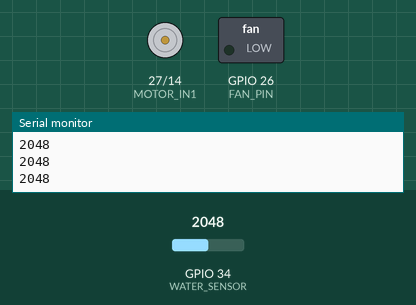
The sketch below on a simulated ESP32. Parts: motor-driver pin pairs drawn as motors (green arrow = first pin HIGH = forward, orange = second pin HIGH = backward, longer = more drive), switched loads named in the sketch (green lamp = pin HIGH), the last lines printed to the serial monitor. The inputs (shaded band) are chosen by the test bench; at power-on: GPIO 34 (WATER_SENSOR) = 2048. WiFi joins after 1.5 s; servers stay silent unless stated.

Above: at 2.7 s.
2.8 s: GPIO 34 (WATER_SENSOR) set to 1929
At 3.5 s:
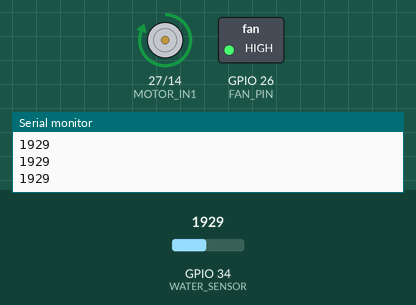
4.4 s: GPIO 34 (WATER_SENSOR) set to 2040
At 5.7 s:
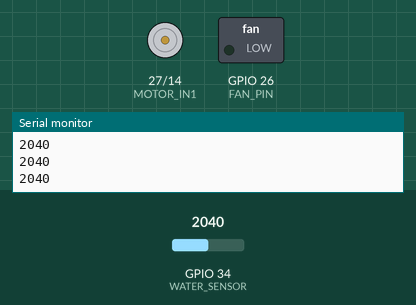
6.0 s: GPIO 34 (WATER_SENSOR) set to 1960
At 7.2 s:
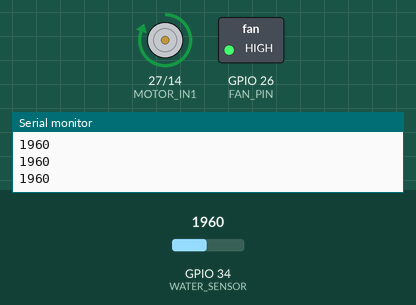
Timing chart, 0 to 9.0 s (numbered marks = the images above; inputs shaded):
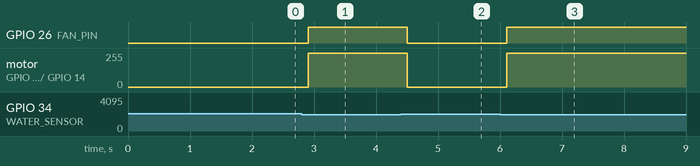

The sketch:

Smart_Desk_Cleaner_Dashboard.ino
```cpp
#include <WiFi.h>
#include <WebServer.h>

const char* ssid = "YOUR_WIFI_NAME";
const char* password = "YOUR_WIFI_PASSWORD";

WebServer server(80);

#define WATER_SENSOR 34
#define FAN_PIN 26
#define MOTOR_IN1 27
#define MOTOR_IN2 14

// Adjust after checking your sensor readings
int waterThreshold = 2000;

bool waterDetected = false;

void handleRoot() {
  String page = R"rawliteral(
  <!DOCTYPE html>
  <html>
  <head>
    <title>Smart Desk Cleaner</title>
    <meta name="viewport" content="width=device-width, initial-scale=1">
    <style>
      body {
        font-family: Arial;
        text-align: center;
        background: #eef3f8;
        padding: 20px;
      }
      .card {
        background: white;
        padding: 20px;
        margin: 15px auto;
        max-width: 350px;
        border-radius: 12px;
        box-shadow: 0 2px 8px #bbb;
      }
      h1 { color: #174a70; }
      .status { font-size: 22px; font-weight: bold; }
    </style>
  </head>
  <body>
    <h1>Smart Desk Cleaner</h1>
    <p>Live Monitoring Dashboard</p>

    <div class="card">
      <h3>Water Detection</h3>
      <div class="status" id="water">Checking...</div>
    </div>

    <div class="card">
      <h3>Suction Fan</h3>
      <div class="status" id="fan">Checking...</div>
    </div>

    <div class="card">
      <h3>Cotton Cleaning Roller</h3>
      <div class="status" id="roller">Checking...</div>
    </div>

    <script>
      function updateStatus() {
        fetch('/status')
          .then(response => response.json())
          .then(data => {
            document.getElementById('water').innerText =
              data.water ? 'WATER DETECTED' : 'NO WATER';

            document.getElementById('fan').innerText =
              data.fan ? 'ON' : 'OFF';

            document.getElementById('roller').innerText =
              data.roller ? 'ON' : 'OFF';
          });
      }

      setInterval(updateStatus, 1000);
      updateStatus();
    </script>
  </body>
  </html>
  )rawliteral";

  server.send(200, "text/html", page);
}

void handleStatus() {
  String json = "{";
  json += "\"water\":" + String(waterDetected ? "true" : "false") + ",";
  json += "\"fan\":" + String(waterDetected ? "true" : "false") + ",";
  json += "\"roller\":" + String(waterDetected ? "true" : "false");
  json += "}";

  server.send(200, "application/json", json);
}

void setup() {
  Serial.begin(115200);

  pinMode(FAN_PIN, OUTPUT);
  pinMode(MOTOR_IN1, OUTPUT);
  pinMode(MOTOR_IN2, OUTPUT);

  digitalWrite(FAN_PIN, LOW);
  digitalWrite(MOTOR_IN1, LOW);
  digitalWrite(MOTOR_IN2, LOW);

  WiFi.begin(ssid, password);

  Serial.print("Connecting to WiFi");

  while (WiFi.status() != WL_CONNECTED) {
    delay(500);
    Serial.print(".");
  }

  Serial.println("\nWiFi Connected!");
  Serial.println(WiFi.localIP());

  server.on("/", handleRoot);
  server.on("/status", handleStatus);

  server.begin();
}

void loop() {
  server.handleClient();

  int sensorValue = analogRead(WATER_SENSOR);

  Serial.println(sensorValue);

  // Typical raindrop sensor: lower reading means more water
  waterDetected = (sensorValue < waterThreshold);

  if (waterDetected) {
    digitalWrite(FAN_PIN, HIGH);

    digitalWrite(MOTOR_IN1, HIGH);
    digitalWrite(MOTOR_IN2, LOW);
  }
  else {
    digitalWrite(FAN_PIN, LOW);

    digitalWrite(MOTOR_IN1, LOW);
    digitalWrite(MOTOR_IN2, LOW);
  }

  delay(200);
}
```

Measured:
- the behaviour switches between 2000 and 1999 on GPIO 34 (WATER_SENSOR) (found by bisection; images 0 and 1)
- after the input at 2.8 s, GPIO 26 (FAN_PIN): LOW → HIGH after 0.11 s; motor on GPIO 27 (MOTOR_IN1) / GPIO 14 (MOTOR_IN2): stopped → forward 255/255 after 0.11 s
- after the input at 4.4 s, GPIO 26 (FAN_PIN): HIGH → LOW after 0.11 s; motor on GPIO 27 (MOTOR_IN1) / GPIO 14 (MOTOR_IN2): forward 255/255 → stopped after 0.11 s
- after the input at 6.0 s, GPIO 26 (FAN_PIN): LOW → HIGH after 0.11 s; motor on GPIO 27 (MOTOR_IN1) / GPIO 14 (MOTOR_IN2): stopped → forward 255/255 after 0.11 s
